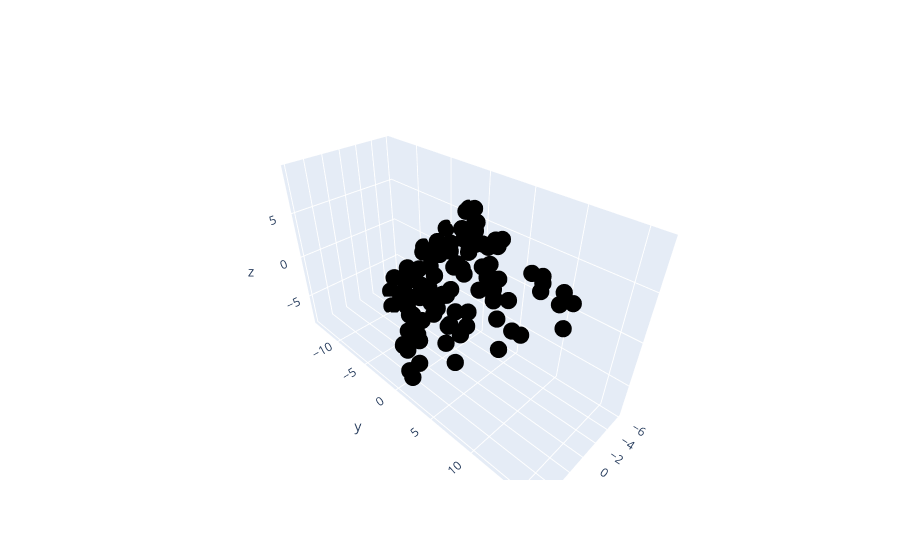

Here is the notebook cell this chart was saved with:
### Code cell
import numpy as np
import matplotlib.pyplot as plt

import plotly.graph_objects as go

zakres = [-4,4]

# v1 = np.array([ 3,5,1 ])
# v2 = np.array([ 0,2,2 ])


v1 = np.array([ 1.5,2.5,0.5 ])
v2 = np.array([ 0,2,2 ])

skalary = np.random.uniform(zakres[0], zakres[1], (100,2))

points = np.zeros((100,3))

for i in range (len(skalary)):
    points[i,:] = v1 * skalary[i,0] + v2*skalary[i,1]
    
# print(punkty)

fig = go.Figure( data=[go.Scatter3d(x=points[:,0], y=points[:,1], z=points[:,2],
                                    mode='markers', marker=dict(size=6,color='black') )])

# fig = go.Figure(data=[go.Scatter3d(
#                 x = punkty[:,0], 
#                 y = punkty[:,1], 
#                 z = punkty[:,2],
#                 mode='markers'
#                 )])

fig.show()
